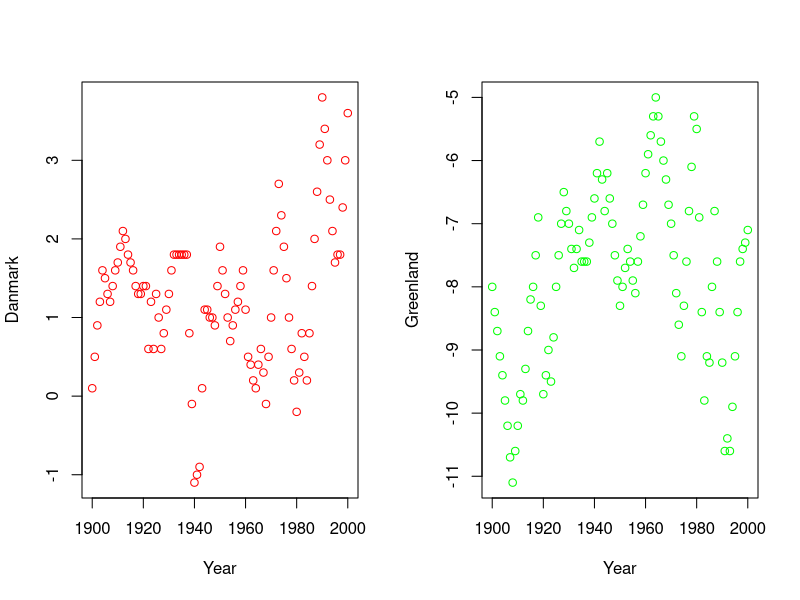
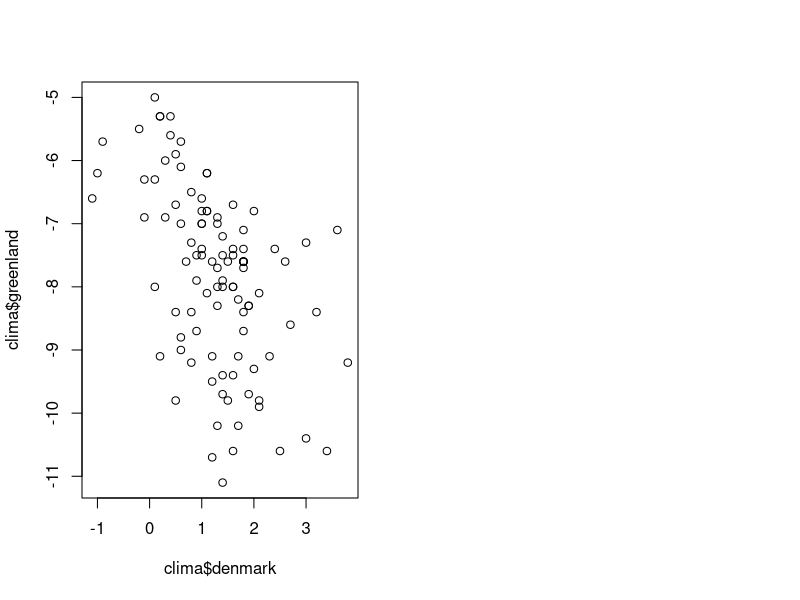

The R script that drew these images, in order:
## ---- chunk 1
## set working directory
require("knitr")
## ---- chunk 2
# Put code here
clima=read.table('clima.txt', header = TRUE, sep = "")
## ---- chunk 3
# Put code here
par(mfrow=c(1,2))
plot(clima$time,clima$denmark,col='red',xlab = 'Year',ylab = 'Danmark')
plot(clima$time,clima$greenland,col='green',xlab = 'Year',ylab = 'Greenland')
## ---- chunk 4
# Put code here
plot(clima$denmark,clima$greenland)
## ---- chunk 5
# Put code here
clima_1=subset(clima,clima$time<'1961')
cor.test(clima_1$denmark,clima_1$time)
## ---- chunk 6
# Put code here
clima_2=subset(clima,clima$time>'1960')
cor.test(clima_2$denmark,clima_2$time)
